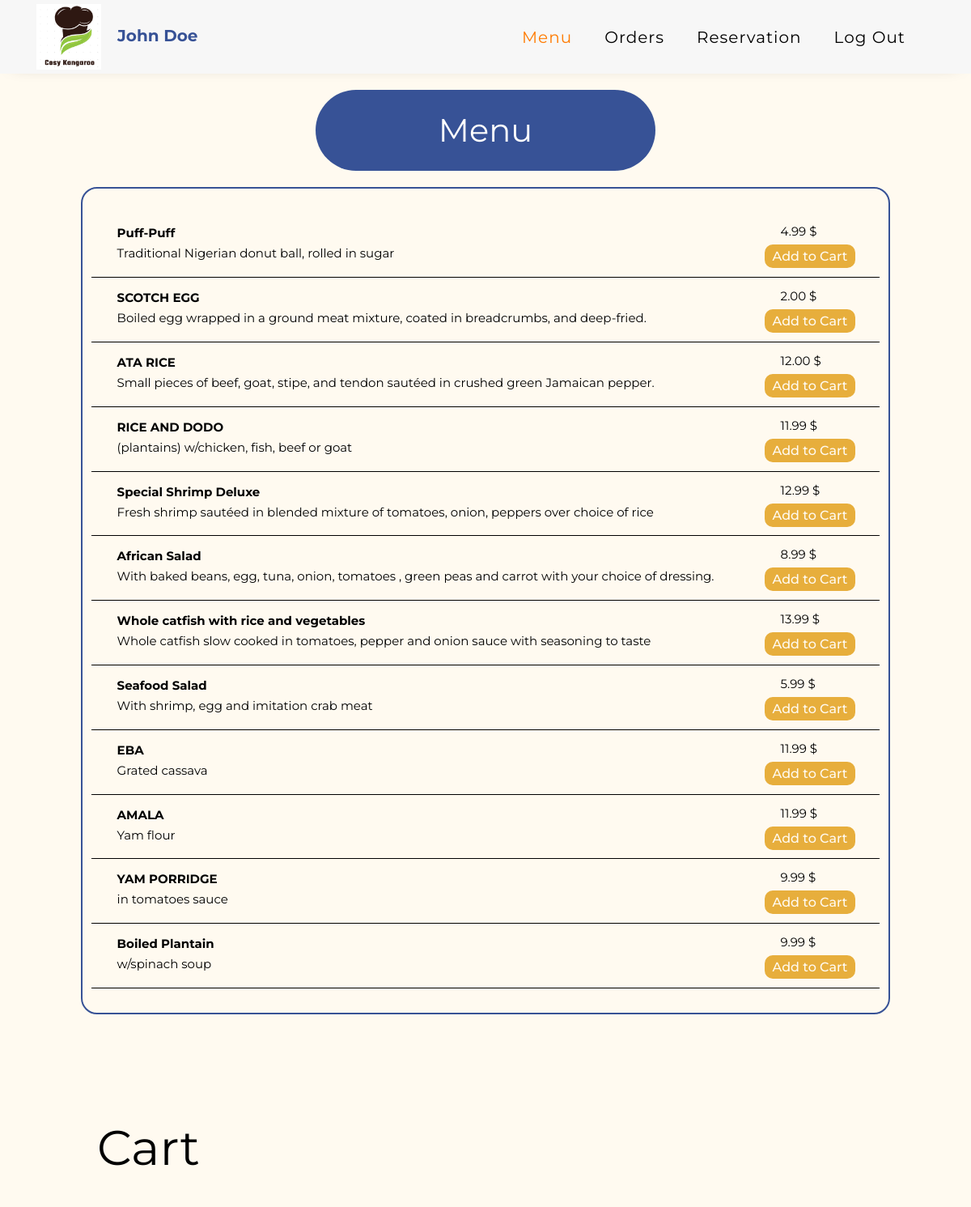
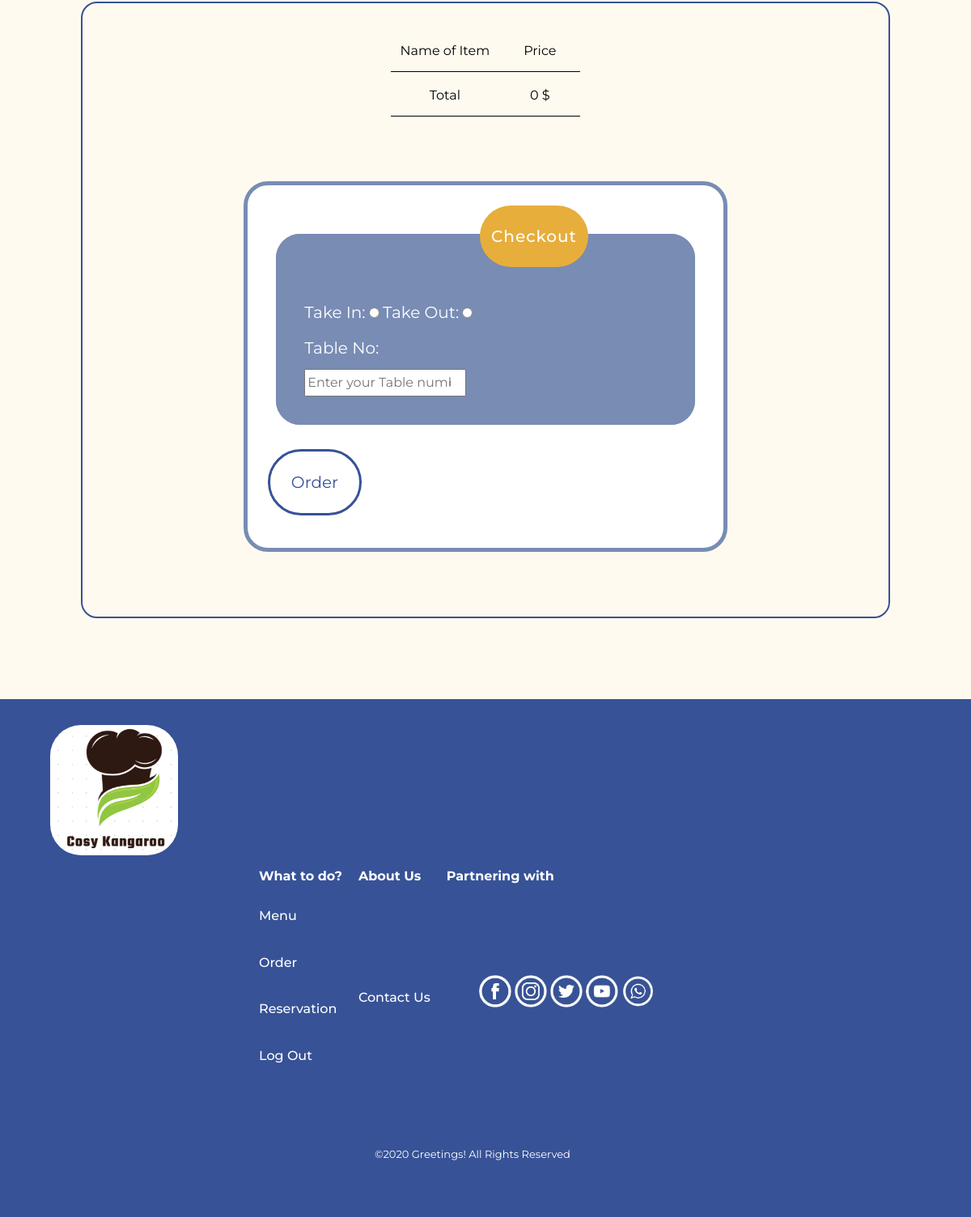
The page /menupage.php (signed in) on the database its author committed (2 pictures, top to bottom).
### tables this page shows
CREATE TABLE IF NOT EXISTS `menu_item`(
    item_id INT UNSIGNED AUTO_INCREMENT PRIMARY KEY NOT NULL,
    item_name VARCHAR(50) NOT NULL,
    item_desc VARCHAR(100) NOT NULL,
    item_price DECIMAL(6,2) NOT NULL,
    item_cost DECIMAL(6,2) NOT NULL,
    item_time DECIMAL(6,2) NOT NULL
);

### classes/customer.php (called while the page is built, shortened)
<?php
include "classes/database.php";
class Customer
{
    public $name;
    function getName()
    {
        return $this->name;
    }
}

### classes/database.php (called while the page is built, shortened)
<?php
class Database
{
    private $servername;
    private $username;
    private $password;
    private $dbname;
    private $conn;
    function __construct()
    {
        $this->servername = "localhost";
        $this->username = "root";
        $this->password = "";
        $this->dbname = "cosykangaroo";
    }
    function createConnection()
    {
        $this->conn = @mysqli_connect($this->servername, $this->username, $this->password, $this->dbname);
    }
    function getConnection()
    {
        return $this->conn;
    }
}

### classes/menuItem.php (called while the page is built, shortened)
<?php
class MenuItem
{
    private $name;
    private $description;
    private $price;
    function __construct($id, $name, $description, $price, $cost, $time)
    {
        $this->name = $name;
        $this->description = $description;
        $this->price = $price;
    }
    function getName()
    {
        return $this->name;
    }
    function getDescription()
    {
        return $this->description;
    }
    function getPrice()
    {
        return $this->price;
    }
}

### menupage.php (the view, shortened to what this page needs)
<?php
include "classes/menuItem.php";
include "classes/customer.php";
if (!isset($_SESSION['profile'])) {
    header("Location: index.php");
} else {
    $profile = unserialize($_SESSION['profile']);
}
?>
<?php
$menuItems = array();
$db = new Database();
$db->createConnection();
$sql = "SELECT * FROM menu_item";
$prepared_stmt = mysqli_prepare($db->getConnection(), $sql);
mysqli_stmt_execute($prepared_stmt);
$queryResult =  mysqli_stmt_get_result($prepared_stmt)
    or die("<p>Unable to select from database table</p>");
$row = mysqli_fetch_row($queryResult);
$item_count = 0;
while ($row) {
    $menuItems[$item_count] = new MenuItem($row[0], $row[1], $row[2], $row[3], $row[4], $row[5]);
    $row = mysqli_fetch_row($queryResult);
    $item_count += 1;
}
?>
<!DOCTYPE html>
<html lang="en">
<head>
    <link rel="stylesheet" href="https://stackpath.bootstrapcdn.com/font-awesome/4.7.0/css/font-awesome.min.css">
    <link rel="stylesheet" href="css/style.css">
    <link rel="stylesheet" type="text/css" href="style/style.css">
</head>
<body>
    <nav class="navbar navbar-expand-lg ftco_navbar ftco-navbar-light" id="ftco-navbar">
        <div class="container">
            <a class="navbar-brand"><img src='images/companylogo.png' alt='icon'><span class="company-name"><?php echo $profile->getName() ?></span></a>
            <div class="collapse navbar-collapse" id="ftco-nav">
                <ul class="navbar-nav ml-auto mr-md-3">
                    <li class="nav-item active"><a href="" class="nav-link">Menu</a></li>
                    <li class="nav-item"><a href="orderpage.php" class="nav-link">Orders</a></li>
                    <li class="nav-item"><a href="reservationpage.php" class="nav-link">Reservation</a></li>
                    <li class="nav-item"><a href="logout.php" class="nav-link">Log Out</a></li>
                </ul>
            </div>
        </div>
    </nav>
    <h1>Menu</h1>
    <div class="friendlist-container">
        <table id="menu">
            <?php
            foreach ($menuItems as $key => $value) {
                echo "<tr>
                <td>
                    <p><strong>" . $value->getName() . "</strong></p>
                    <p>" . $value->getDescription() . "</p>
                </td>
                <td>
                    <p>" . $value->getPrice() . " $</p>
                    <a class = 'unfriend' href='menupage.php?newCartItemName=" . $value->getName() . "'>Add to Cart</a>
                </td>
            </tr>";
            }
            ?>
        </table>
    </div>
    <h2>Cart</h2>
    <div class="friendlist-container">
        <table id="menu">
            <?php
            echo "<tr>
                        <td>
                            Name of Item
                        </td>
                        <td>
                            Price
                        </td>
                    </tr>";
            $cartTotal = 0;
            echo "<tr>
                        <td>
                            Total
                        </td>
                        <td>
                            " . $cartTotal . " $
                        </td>
                    </tr>";
            ?>
        </table>
        <form method="post" action="menupage.php" novalidate="novalidate">
            <fieldset>
                <legend>Checkout</legend>
                <label for="takein">Take In:</label>
                <input type="radio" name="ordertype" id="takein" value="Take In" selected="selected" />
                <label for="takeout">Take Out:</label>
                <input type="radio" name="ordertype" id="takeout" value="Take Out" /> </br>
                <label for="tableNo">Table No:</label> </br>
                <input type="number" name="tableNo" id="tableNo" placeholder="Enter your Table number" required="required" />
            </fieldset>
            <input type="submit" value="Order" name="login" />
        </form>
    </div>
    <?php include "footer_login.php" ?>
</body>
</html>

### footer_login.php
<footer>
    <a class='footerAnchor' href=''><img src='images/companylogo.png' alt='icon'></a>
    <table id='footer'>
        <thead>
            <tr>
                <td>What to do?</td>
                <td>About Us</td>
                <td>Partnering with</td>
            </tr>
        </thead>
        <tbody>
            <tr>
                <td>
                    <a class='footerAnchor' href='menupage.php'>Menu</a><br /><br />
                    <a class='footerAnchor' href='orderpage.php'>Order</a><br /><br />
                    <a class='footerAnchor' href='reservationpage.php'>Reservation</a><br /><br />
                    <a class='footerAnchor' href='logout.php'>Log Out</a><br /><br />
                </td>
                <td><a class='footerAnchor' href='mailto:cosykangaroo@gmail.com'>Contact Us</a></td>
                <td>
                    <ul>
                        <li><img src='images/facebook.png' alt='icon'></li>
                        <li><img src='images/instagram.png' alt='icon'></li>
                        <li><img src='images/twitter.png' alt='icon'></li>
                        <li><img src='images/youtube.png' alt='icon'></li>
                        <li><img src='images/whatsapp.png' alt='icon'></li>
                    </ul>
                </td>
            </tr>
        </tbody>
    </table>
    <p id='footer'>&copy;2020 Greetings! All Rights Reserved</p>
</footer>

### style/style.css (style rules this page uses)
body { background-color: #fffaf0; }
li, a, button { font-family: "Montserrat", sans-serif; font-weight: 500; font-size: 16px; color: #375296; text-decoration: none; }
.navbar { border-radius: 0; padding: 0 30px; background-color: rgb(247, 247, 247); }
.navbar .company-name { text-transform: capitalize; margin-left: 20px; color: #375296 !important; }
.navbar .nav-item a { text-transform: capitalize !important; color: #000 !important; font-size: 20px !important; }
.navbar .nav-item.active a { color: #ff7b00 !important; }
.navbar img { width: 80px; }
body h1, p, td, h2 { font-family: "Montserrat", sans-serif; }
body h1 { padding: 20px 40px; background-color: #375296; color: white; width: 35%; min-width: 300px; border: none; border-radius: 50px; justify-content: center; margin: 20px auto; text-align: center; }
body h2 { color: black; padding: 20px 20px; margin-left: 100px; margin-top: 50px; margin-bottom: 10px; width: 80%; font-size: 60px; text-align: left; }
body p { color: black; padding: 20px 20px; margin-left: 100px; margin-bottom: 10px; width: 60%; line-height: 35px; font-size: 20px; text-align: left; }
form { width: 60%; border: #788cb4 solid 5px; margin-left: 270px; padding: 5px 5px; border-radius: 30px; font-family: "Montserrat", sans-serif; background-color: white; color: #375296; margin: 80px auto; padding-bottom: 30px; }
form legend { text-align: center; width: 30%; padding: 20px 10px; margin-left: 60px; text-decoration: none; border-radius: 40px; background-color: #e7ae3c; letter-spacing: 1px; font-weight: 500; font-size: 20px; color: white; }
form fieldset { border: #788cb4 solid 5px; background-color: #788cb4; margin: 20px 30px; padding: 30px 30px; border-radius: 30px; }
form label { font-family: "Montserrat", sans-serif; color: white; background-color: inherit; font-size: 20px; }
form input[type=submit] { font-family: "Montserrat", sans-serif; font-size: 20px; width: 20%; border-radius: 50px; border: rgb(55, 82, 150) solid; color: rgb(55, 82, 150); padding: 20px 25px; margin: 10px 20px; background-color: white; }
.friendlist-container { border: 2px solid #375296; border-radius: 20px !important; width: 70%; min-width: 1000px; margin: 0 auto 100px auto; }
#menu { margin: 30px auto; }
#menu td { border-bottom: 1px solid black; padding: 15px 30px 10px 12px; text-align: center; vertical-align: middle; }
#menu td p { width: 100%; color: black; padding: 0px 20px; margin-left: 0px; width: 100%; line-height: 15px; font-size: 15px; text-align: left; }
#menu .unfriend { background-color: #e7ae3c; color: #fffaf0; padding: 5px 10px; border-radius: 10px; }
table td { color: black; padding: 20px 0; margin: 0 auto; text-align: left; }
footer { padding: 30px 5%; background-color: #375296; }
footer p#footer { color: white; background-color: #375296; text-align: center; font-size: small; margin-left: 200px; }
footer table#footer { margin-bottom: 30px; margin-left: 250px; background-color: #375296; }
footer .footerAnchor { color: rgba(46, 49, 49, 0.8); background-color: #375296; }
footer table ul li img { width: 40px; height: 40px; background-color: #375296; }
footer table ul li { display: inline-block; background-color: #375296; list-style: none; }
footer table td ul { background-color: #375296; }
footer table thead td { color: white; background-color: #375296; font-weight: bolder; padding: 10px 10px; margin: 10px 10px; }
footer table tbody td { color: white; background-color: #375296; padding: 10px 10px; margin: 10px 10px; }
footer .footerAnchor { color: white; }
footer .footerAnchor img { background-color: #375296; padding: 2px; max-width: 15%; height: auto; clear: both; border-radius: 40px; }

### rows shown on the page
menu_item: item_name "Puff-Puff", item_desc "Traditional Nigerian donut ball, rolled in sugar", item_price "4.99"
menu_item: item_name "SCOTCH EGG", item_desc "Boiled egg wrapped in a ground meat mixture, coated in breadcrumbs, and deep-fried.", item_price "2.00"
menu_item: item_name "ATA RICE", item_desc "Small pieces of beef, goat, stipe, and tendon sautéed in crushed green Jamaican pepper.", item_price "12.00"
menu_item: item_name "RICE AND DODO", item_desc "(plantains) w/chicken, fish, beef or goat", item_price "11.99"
menu_item: item_name "Special Shrimp Deluxe", item_desc "Fresh shrimp sautéed in blended mixture of tomatoes, onion, peppers over choice of rice", item_price "12.99"
menu_item: item_name "African Salad", item_desc "With baked beans, egg, tuna, onion, tomatoes , green peas and carrot with your choice of dressing.", item_price "8.99"
menu_item: item_name "Whole catfish with rice and vegetables", item_desc "Whole catfish slow cooked in tomatoes, pepper and onion sauce with seasoning to taste", item_price "13.99"
menu_item: item_name "Seafood Salad", item_desc "With shrimp, egg and imitation crab meat", item_price "5.99"
menu_item: item_name "EBA", item_desc "Grated cassava", item_price "11.99"
menu_item: item_name "AMALA", item_desc "Yam flour", item_price "11.99"
menu_item: item_name "YAM PORRIDGE", item_desc "in tomatoes sauce", item_price "9.99"
menu_item: item_name "Boiled Plantain", item_desc "w/spinach soup", item_price "9.99"

### other values the page prints
$profile->getName() "John Doe"
$cartTotal "0"
